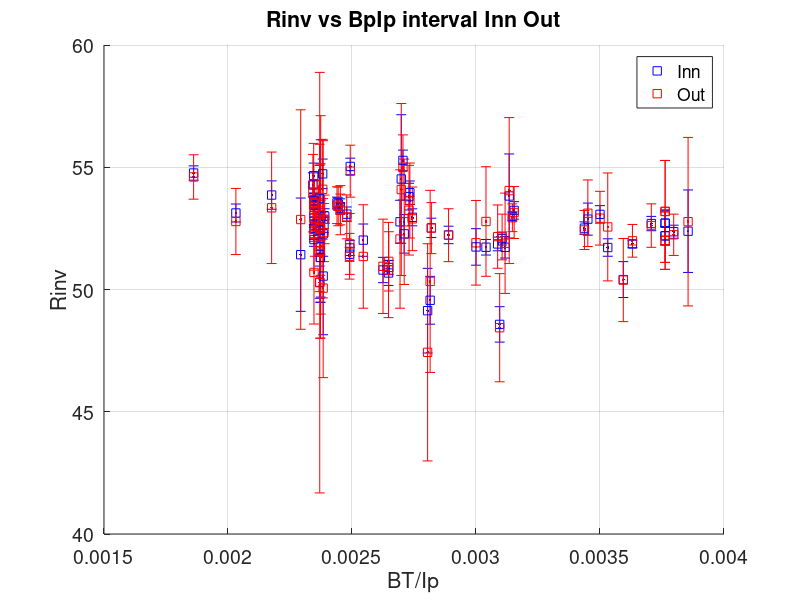
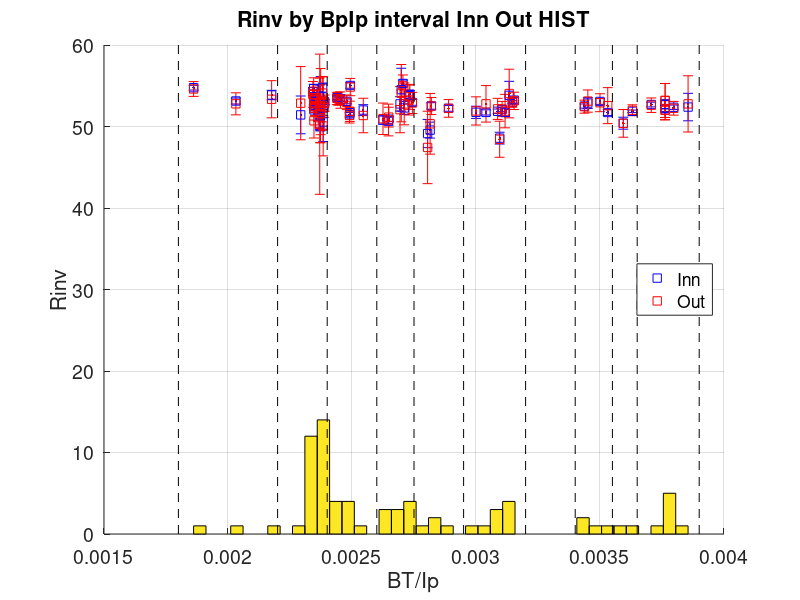
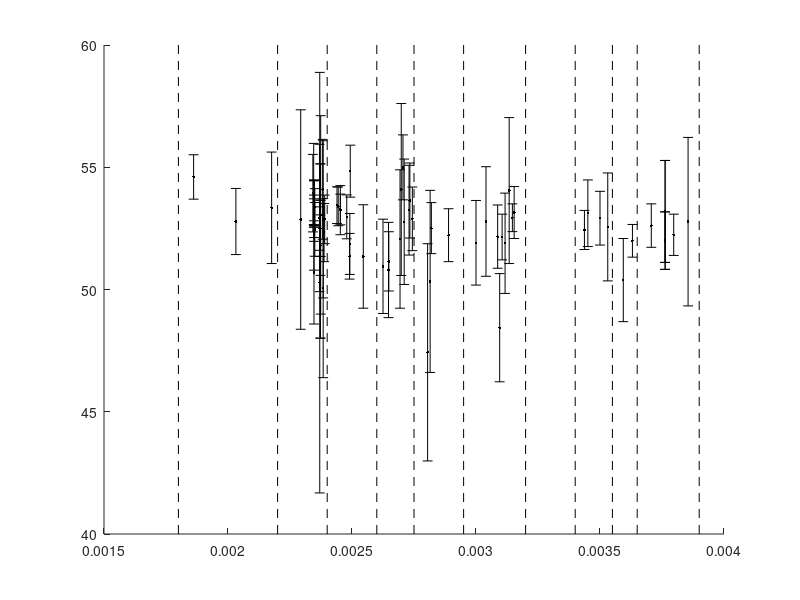

Recreate these plots in MATLAB, in order. (Note: this script raises an error after producing the figures.)
%%%%%%%%%%%%%%%%%%%%%%%%%%%%%%%%%%%%%%%%%%%%%%%%%%%%%%%%%%%%%%%%%%%%%%%%%%%%%%%%
% 2025-05-27
% Nick Mordovin results
DATARint = csvread("interval_inversion.csv")
% read results
ShotInt = DATARint (2:end, 1);
Rinnmid = DATARint (2:end, 2);
Rinnrad = DATARint (2:end, 3);
Routmid = DATARint (2:end, 4);
Routrad = DATARint (2:end, 5);
BtInt = DATARint (2:end, 6);
IpInt = DATARint (2:end, 7);
for ii = 1:length(ShotInt)
  BtIpInt(ii)=  BtInt (ii) / IpInt(ii);
end
%
figure
hold on
errorbar(BtIpInt, Rinnmid, Rinnrad,"~.b");
errorbar(BtIpInt, Routmid, Routrad,"~.r");
p1 = plot(BtIpInt, Rinnmid, 'sb')
p2 = plot(BtIpInt, Routmid, 'sr')
 lgd12 = legend([p1 p2 ], ...
  {'Inn', 'Out'})
  set(lgd12, 'fontsize', 14);
    set(lgd12, 'location', 'northeast');
set(gca, 'fontsize', 14)
xlabel('BT/Ip')
ylabel('Rinv')
grid on
titlestr = strcat('Rinv vs BpIp interval Inn Out')
title(titlestr)
figure_name_out=strcat(titlestr, '.png')
print('-dpng', '-r300', figure_name_out), pwd

%figure
hist(BtIpInt, 40)
%
xxBtIp = [0.0018 0.0022 0.0024 0.0026 0.00275 0.00295 0.0032 0.0034 0.00355 0.00365 0.0039]
for ii = 1 : length (xxBtIp)
  xx = [xxBtIp(ii) xxBtIp(ii)]
  yy = [0 60 ]
  plot(xx, yy, '--k')
end
%
set(lgd12, 'location', 'east');
titlestr = strcat('Rinv by BpIp interval Inn Out HIST')
title(titlestr)
figure_name_out=strcat(titlestr, '.png')
print('-dpng', '-r300', figure_name_out), pwd

%%%%%%%%%%%%%%%%%%%%%%%%%%%%%%%%%%%%%%%%%%%%%%%%%%%%%%%%%%%%%%%%%%%%%%%%%%%%%%%%

figure
hold on
errorbar(BtIpInt, Routmid, Routrad,"~.k");
for ii = 1 : length (xxBtIp)
  xx = [xxBtIp(ii) xxBtIp(ii)]
  yy = [40 60 ]
  plot(xx, yy, '--k')
end
xlim([0.0015 0.004])
%%%%%%%%%%%%%%%%%%%%%%%  ARRAYS OF RESULTS %%%%%%%%%%%%%%%%%%%%%%%%%%%%%%%%%%%%%
RestINNarray = []
RestOUTarray = []
%
for ii = 1: length (xxBtIp)-1
[BtIpIntInd] = find(BtIpInt > xxBtIp(ii) & BtIpInt < xxBtIp(ii+1))
if (length(BtIpIntInd) > 0 )
   % IntervalHIST
  RinvGmidOUT = Routmid(BtIpIntInd)
  RinvGradOUT = Routrad(BtIpIntInd)

  X = midrad(RinvGmidOUT, RinvGradOUT)
  % W = ?
  nbins = 8
  ##minC12 = min( inf(X) ), maxC12 = max( sup(X) ), midC12 = ( min( inf(X) )+ max( sup(X) ) )/2,
  ##clear C, C = [  infsup(minC12, midC12), infsup(midC12, maxC12)  ]
  ##C4 = []
  ##C4 = [C4,  infsup(minC12, minC12+ (midC12-minC12)/2) ]
  ##C4 = [C4, infsup( minC12+ (midC12-minC12)/2, midC12) ]
  ##C4 = [C4, infsup( midC12, midC12+ (maxC12 - midC12)/2) ]
  ##C4 = [C4, infsup( midC12+ (maxC12 - midC12)/2,  maxC12) ]
  ##W = C4
  % [CXwid]= XinCrel(X, C4)
  stepW = (max(sup(X)) -min(inf(X)))/ (nbins)
  %Wterm = min(inf(dataIR)) : stepW : max(sup(dataIR))
  for jj=1:nbins
    W(jj) =  infsup(min(inf(X))+stepW*(jj-1), min(inf(X)) + stepW*jj);
   % infsup(min(inf(dataIR))+stepW*ii, min(inf(dataIR)) + stepW*(ii+1)) ]
  end
  %
  tmp = XinCrel(X, W);
  XbyC = sum(tmp, 2);
  %
  sum(XbyC)
  HistXbyC = XbyC/sum(XbyC)
  cumsumHistXbyC = cumsum(HistXbyC)
  % find Quartiles
  Q1less = find(cumsumHistXbyC < .25)
  Q3more = find(cumsumHistXbyC > .75)
  %
  ##RestINN = infsup(inf(W(Q1less+1)), sup(W(Q3more-1)))
  ##RestOUT = infsup(inf(W(1)), sup(W(end)))
  RestINN = infsup(inf(W(Q1less(end)+1)), sup(W(Q3more(1)-1)))
  RestOUT = infsup(inf(W(1)), sup(W(end)))
  RestINNarray = [RestINNarray, RestINN ]
  RestOUTarray = [RestOUTarray, RestOUT ]
  %
  errorbar(mean(BtIpInt(BtIpIntInd)), mid(RestOUT), rad(RestOUT),"~.r");
  errorbar(mean(BtIpInt(BtIpIntInd)), mid(RestINN), rad(RestINN),"~.b");
else
  RestINNarray = [RestINNarray, NaN ]
  RestOUTarray = [RestOUTarray, NaN ]
end
end
xlim([0.0015 0.004])
%%%%%%%%%%%%%%%%%%%%%%%  /ARRAYS OF RESULTS %%%%%%%%%%%%%%%%%%%%%%%%%%%%%%%%%%%%

% xxBtIp = [0.0018 0.0022 0.0024 0.0026 0.00275 0.00295 0.0032 0.0034 0.00355 0.00365 0.0039]
for kk = 1: length(xxBtIp)-1
  meanW(kk) = (xxBtIp(kk) + xxBtIp(kk+1))/2
end
%
figure
hold on
errorbar(meanW, mid(RestINNarray), rad(RestINNarray),"~.b");
errorbar(meanW, mid(RestOUTarray), rad(RestOUTarray),"~.r");
p1 = plot(meanW, mid(RestINNarray), 'sb')
p2 = plot(meanW, mid(RestOUTarray), 'sr')
 lgd12 = legend([p1 p2 ], ...
  {'Inn', 'Out'})
  set(lgd12, 'fontsize', 14);
    set(lgd12, 'location', 'northeast');
set(gca, 'fontsize', 14)
xlabel('Bt/Ip')
ylabel('Rinv')
xlim([xxBtIp(1) xxBtIp(end)])
grid on
titlestr = strcat('Rinv vs BpIp HISTinterval Inn Out')
title(titlestr)
figure_name_out=strcat(titlestr, '.png')
print('-dpng', '-r300', figure_name_out), pwd

%%%%%%%%%%%%%%%%%%%%%%%%%%%%%%%%%%%%%%%%%%%%%%%%%%%%%%%%%%%%%%%%%%%%%%%%%%%%%%%%
% OUT
x = meanW';        # количество затраченного топлива
y =  mid(RestOUTarray);        # объем произведенного пара
epsilon = rad(RestOUTarray);  # верхняя граница ошибки для y_i
indNaN  = isnan(mid(RestOUTarray))
x(indNaN) = []
y(indNaN) = []
epsilon(indNaN) = []
infy = y - epsilon
supy = y + epsilon

X = [ x.^0 x ];                               # матрица значений переменных при beta1 и beta2
%
[tolmax,argmax, env] = tolsolvty(X,X,infy',supy',1);
for ii=1:length(X)
  ytolmax(ii) = argmax(1) + argmax(2)*X(ii, 2)
end
figure
hold on
errorbar(x, y, epsilon,"~.r");
plot(x, ytolmax,'sr')
plot(x, ytolmax,'-r')

% tol_i > 0
tolpos = find(env(:,2)>0)
tolpos =env(tolpos, 1)
plot(x(tolpos), ytolmax(tolpos),'sk')

Xpos = X ( tolpos, :)
[tolmaxpos,argmaxpos, envpos] = tolsolvty(Xpos,Xpos,infy(tolpos)',supy(tolpos)',1);
%%%%%%%%%%%%%%%%%%%%%%%%%%%%%%%%%%%%%%%%%%%%%%%%%%%%%%%%%%%%%%%%%%%%%%%%%%%%%%%%

lb = [-inf inf];                                # нижние границы beta1 и beta2
irp_steam = ir_problem(Xpos, y(tolpos)', epsilon(tolpos)', lb);

for ii=1:length(Xpos)
  ytolmaxpos(ii) = argmax(1) + argmax(2)*Xpos(ii, 2)
end


figure
hold on
pcolor = [0.7 0.9 0.7]
%pcolor = 2*Pantone
% point forward - back
px = [ xp; xp(end:-1:1) ]
py = [ yp(:, 1); yp(end:-1:1, 2) ]
 h1 =  patch(px,py,pcolor);
##   plot(px,py(:,1),"m-","LineWidth",1, "color", 0.5*pcolor);
##   plot(x,yp(:,2),"m-","LineWidth",1, "color", 0.5*pcolor);


errorbar(x, ytolmaxpos, epsilon,"~.r");
%
p1 = plot(x, ytolmaxpos, '.r')

xlimits = [0.001 0.0055];
##ir_plotmodelset(irp_steam, xlimits)
##ir_scatter(irp_steam,'bo')

xp = [0.004 0.0045 0.005]'
xp = [x; xp]
Xp = [xp.^0 xp];
%ir_plotmodelset(irp_steam, xlimits)
yp = ir_predict(Xp, irp_steam)
ypmid = mean(yp,2)                     # средние значения прогнозных интервалов
yprad = 0.5 * (yp(:,2) - yp(:,1))
ir_scatter(ir_problem(Xp,ypmid,yprad),'k.')
p2 = plot(xp, ypmid, '.k')
plot(xp, ypmid, '--k')
 lgd12 = legend([p1 p2 ], ...
  {'OUT data', 'prediction'})
  set(lgd12, 'fontsize', 14);
set(gca, 'fontsize', 14)
ylabel('Bt/Ip')
xlabel('Rinv')
%
titlestr = strcat('Rinv vs BpIp intervalHIST w prediction', ' radTHR=', num2str(radTHR))
title(titlestr)
figure_name_out=strcat(titlestr, '.png')
print('-dpng', '-r300', figure_name_out), pwd
% /OUT
%%%%%%%%%%%%%%%%%%%%%%%%%%%%%%%%%%%%%%%%%%%%%%%%%%%%%%%%%%%%%%%%%%%%%%%%%%%%%%%%


%%%%%%%%%%%%%%%%%%%%%%%%%%%%%%%%%%%%%%%%%%%%%%%%%%%%%%%%%%%%%%%%%%%%%%%%%%%%%%%%
% Correct RestOUT
% Theshold reasonable radius
radTHR = 3
RestINNarray = []
RestOUTarray = []
%
for ii = 1: length (xxBtIp)-1
[BtIpIntInd] = find(BtIpInt > xxBtIp(ii) & BtIpInt < xxBtIp(ii+1))
if (length(BtIpIntInd) > 0 )
   % IntervalHIST
  RinvGmidOUT = Routmid(BtIpIntInd)
  RinvGradOUT = Routrad(BtIpIntInd)
%
indradTHR = find (RinvGradOUT < radTHR)
  RinvGmidOUT = RinvGmidOUT(indradTHR )
  RinvGradOUT = RinvGradOUT(indradTHR )

  X = midrad(RinvGmidOUT, RinvGradOUT)
  % W = ?
  nbins = 8 * 2
  ##minC12 = min( inf(X) ), maxC12 = max( sup(X) ), midC12 = ( min( inf(X) )+ max( sup(X) ) )/2,
  ##clear C, C = [  infsup(minC12, midC12), infsup(midC12, maxC12)  ]
  ##C4 = []
  ##C4 = [C4,  infsup(minC12, minC12+ (midC12-minC12)/2) ]
  ##C4 = [C4, infsup( minC12+ (midC12-minC12)/2, midC12) ]
  ##C4 = [C4, infsup( midC12, midC12+ (maxC12 - midC12)/2) ]
  ##C4 = [C4, infsup( midC12+ (maxC12 - midC12)/2,  maxC12) ]
  ##W = C4
  % [CXwid]= XinCrel(X, C4)
  stepW = (max(sup(X)) -min(inf(X)))/ (nbins)
  %Wterm = min(inf(dataIR)) : stepW : max(sup(dataIR))
  for jj=1:nbins
    W(jj) =  infsup(min(inf(X))+stepW*(jj-1), min(inf(X)) + stepW*jj);
   % infsup(min(inf(dataIR))+stepW*ii, min(inf(dataIR)) + stepW*(ii+1)) ]
  end
  %
  tmp = XinCrel(X, W);
  XbyC = sum(tmp, 2);
  %
  sum(XbyC)
  HistXbyC = XbyC/sum(XbyC)
  cumsumHistXbyC = cumsum(HistXbyC)
  % find Quartiles
  Q1less = find(cumsumHistXbyC < .25)
  Q3more = find(cumsumHistXbyC > .75)
  %
  ##RestINN = infsup(inf(W(Q1less+1)), sup(W(Q3more-1)))
  ##RestOUT = infsup(inf(W(1)), sup(W(end)))
  RestINN = infsup(inf(W(Q1less(end)+1)), sup(W(Q3more(1)-1)))
  RestOUT = infsup(inf(W(1)), sup(W(end)))
  RestINNarray = [RestINNarray, RestINN ]
  RestOUTarray = [RestOUTarray, RestOUT ]
  %
  errorbar(mean(BtIpInt(BtIpIntInd)), mid(RestOUT), rad(RestOUT),"~.r");
  errorbar(mean(BtIpInt(BtIpIntInd)), mid(RestINN), rad(RestINN),"~.b");
else
  RestINNarray = [RestINNarray, NaN ]
  RestOUTarray = [RestOUTarray, NaN ]
end
end
xlim([0.0015 0.004])

% /Correct RestOUT
%%%%%%%%%%%%%%%%%%%%%%%%%%%%%%%%%%%%%%%%%%%%%%%%%%%%%%%%%%%%%%%%%%%%%%%%%%%%%%%%
